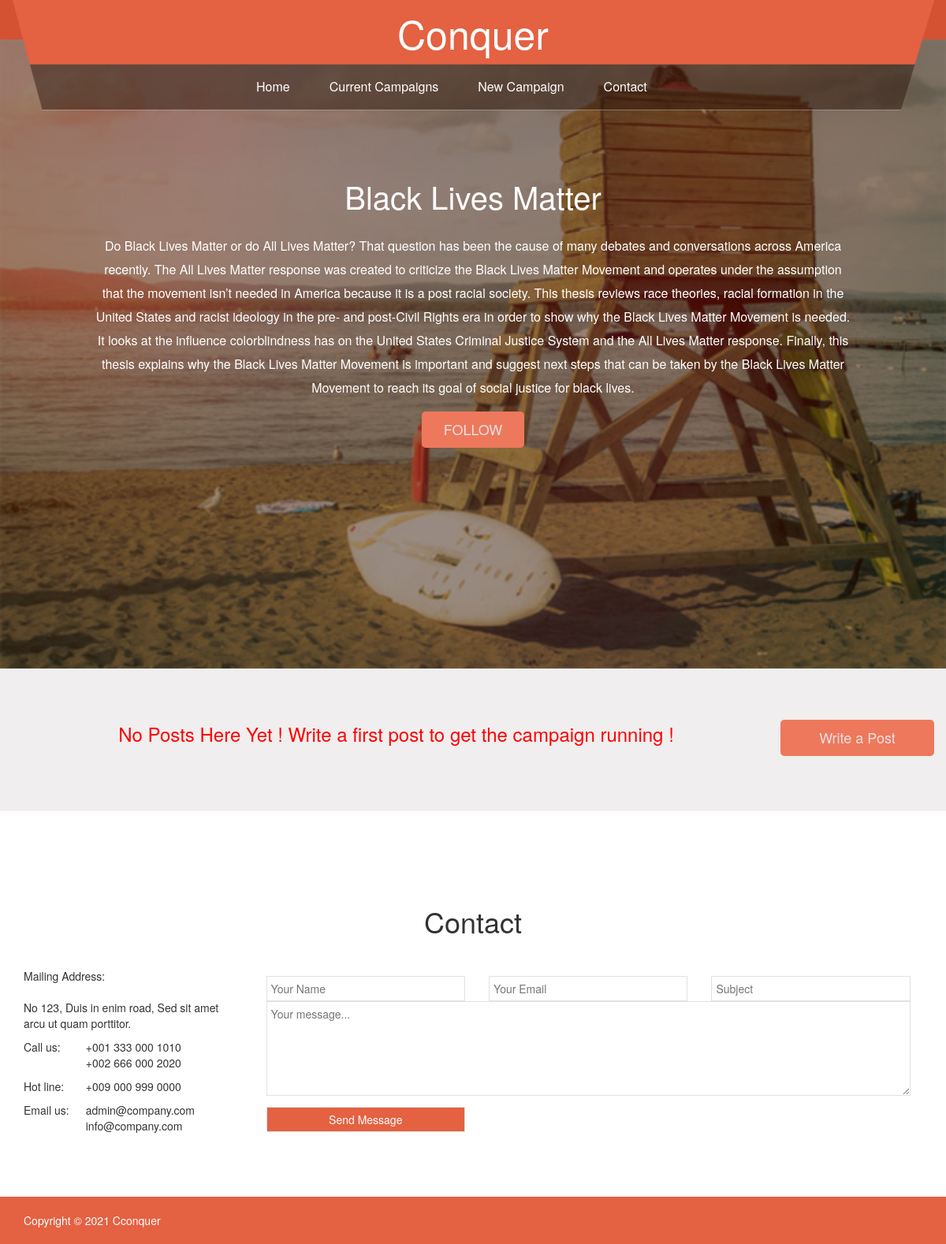
/campaign.php?id=4 (signed in), run on the app's committed database.
### tables this page shows
CREATE TABLE `tb_camp` (
  `camp_id` int(10) NOT NULL,
  `camp_name` varchar(200) NOT NULL,
  `camp_desc` varchar(1000) NOT NULL,
  `camp_by` varchar(10) NOT NULL,
  `camp_photo` varchar(30) NOT NULL,
  `camp_status` varchar(50) NOT NULL,
  `camp_date` date NOT NULL
);

### campaign.php (the view, shortened to what this page needs)
<?php
include('include/header_s.php');
include('config.php');
?>
      </div>
    </div>
  </div>
  <div class="templatemo_headerimage">
    <div class="flexslider">
      <ul class="slides">
        <li><img src="images/slider/1.jpg" alt="Slide 1"></li>
      </ul>
    </div>
  </div>
  <?php
    $idd = $_GET['id'];
      $query = "SELECT * FROM `tb_camp` WHERE camp_id = $idd";
      $result = mysqli_query($con, $query);
      while($row = $result->fetch_assoc()){
      ?>
  <div class="slider-caption">
    <div class="templatemo_homewrapper">
      <div class="templatemo_hometitle"><?php echo $row['camp_name']; ?></div>
      <div class="templatemo_hometext"><?php echo $row['camp_desc']; ?></div>
      <div class="templatemo_homebutton">
      <?php
      $us_id = $_SESSION['user_id'];
      $queryy = "SELECT * FROM `tb_follower` WHERE `follow_camp_id` = $idd AND `follow_user_id` = $us_id";
      $check = mysqli_query($con, $queryy);
      if(mysqli_num_rows($check) < 1) {
        ?>
      <a href="follow.php?id=<?php echo $row['camp_id']; ?>">FOLLOW</a>
      <?php } else { ?>
      <a href="unfollow.php?id=<?php echo $row['camp_id']; ?>">UNFOLLOW</a>
      <?php } ?></div>
      </div>
  </div>
  <?php } ?>
<div class="templatemo_servicewrapper" id="templatemo_service_page">
  <div class="container">
  <div class="row"><div class="col-md-10"> <?php
        $querys = "SELECT * FROM `tb_post` WHERE `post_camp` = $idd";
        $results = mysqli_query($con,$querys);
        if(mysqli_num_rows($results) < 1)
        { ?>
            <h3 style="color:red;"> No Posts Here Yet ! Write a first post to get the campaign running !</h3>
        <? } ?></div><div class="templatemo_homebutton col-md-2"><a href="new_post.php?id=<?php echo $idd; ?>">Write a Post</a></div></div>
  </div>
<?php include('include/footer.php'); ?>
<link href="//netdna.bootstrapcdn.com/bootstrap/3.2.0/css/bootstrap.min.css" rel="stylesheet" id="bootstrap-css">
<link rel="stylesheet" href="http://cdnjs.cloudflare.com/ajax/libs/font-awesome/4.1.0/css/font-awesome.min.css"/>

### css/templatemo_misc.css (style rules this page uses)
.slides,.flex-control-nav,.flex-direction-nav { margin:0; padding:0; list-style:none; }
.flexslider { margin:0; padding:0; }
.flexslider .slides > li { display:none; -webkit-backface-visibility:hidden; }
.flexslider .slides img { width:100%; display:block; }
.slides:after { content:"\0020"; display:block; clear:both; visibility:hidden; line-height:0; height:0; }
.flexslider { margin:0 0 60px; background:#fff; position:relative; zoom:1; }
.flexslider .slides { zoom:1; }

### css/templatemo_style.css (style rules this page uses)
body { font:14px/1.85em 'Open Sans',Arial,Helvetice Neue,sans-serif; color:#888888; font-weight:300; font-style:normal; -webkit-font-smoothing:antialiased; -webkit-text-size-adjust:100%; }
a,a:hover,a:focus { text-decoration:none; -webkit-transition:all 150ms ease-in; -moz-transition:all 150ms ease-in; -o-transition:all 150ms ease-in; transition:all 150ms ease-in; }
h1,h2,h3,h4,h5,h6 { font-family:'Open Sans',Arial,Helvetice Neue,sans-serif; }
.templatemo_headerimage { width:100%; margin-top:50px; position:relative; }
.templatemo_headerimage img { width:100%; }
.templatemo_hometitle { text-align:center; margin-bottom:20px; }
.templatemo_hometext { text-align:center; margin:0 auto; }
.templatemo_homebutton { background:#ee785c; padding:15px 0; text-align:center; font-size:20px; border-radius:5px; width:150px; color:#e3e3e3; }
.templatemo_homebutton a { color:#e3e3e3; }
.templatemo_servicewrapper { background:#f0eeee; padding:50px 0 50px 0; width:100%; text-align:center; }
.flexslider ul { padding:0; }
.flexslider ul li { padding:0; }
.slider-caption { position:absolute; vertical-align:middle; width:100%; text-align:center; z-index:8; color:#fff; top:180px; }
.flexslider { background-color:#371604; overflow:hidden; margin:0; }
.flexslider img { position:relative; opacity:0.5; width:100%; z-index:7; }
@media (min-width:768px) { .templatemo_headerimage { margin-top:35px; } }
@media (min-width:992px) { .templatemo_headerimage { margin-top:50px; } }
@media (min-width:992px) { .templatemo_homewrapper { display:block; } }
@media (min-width:992px) { .templatemo_homewrapper { top:0%; width:100%; } }
@media (min-width:992px) { .templatemo_hometitle { font-size:26px; margin-top:10px; } }
@media (min-width:992px) { .templatemo_hometext { text-align:center; font-size:16px; margin:0 auto; width:90%; } }
@media (min-width:992px) { .templatemo_homebutton { margin:40px auto 0 auto; padding:10px 0; font-size:18px; width:130px; } }
@media (min-width:1200px) { .templatemo_homewrapper { top:0%; width:100%; } }
@media (min-width:1200px) { .templatemo_hometitle { font-size:40px; margin-top:40px; } }
@media (min-width:1200px) { .templatemo_hometext { text-align:center; font-size:16px; margin:0 auto; width:80%; line-height:30px; } }
@media (min-width:1200px) { .templatemo_homebutton { margin:40px auto 20px auto; font-size:18px; } }

### css/styles.css (style rules this page uses)
ol,ul { list-style:none; }
img { border:0; max-width:100%; }

### campaign.php (style rules this page uses)
.templatemo_homebutton { margin: 15px auto 20px auto; }

### data on the page
tb_camp: camp_name "Black Lives Matter", camp_desc "Do Black Lives Matter or do All Lives Matter? That question has been the cause of many debates and conversations across America recently. The All Lives Matter response was created to criticize the Black Lives Matter Movement and operates under the assumption that the movement isn’t needed in America because it is a post racial society. This thesis reviews race theories, racial formation in the United States and racist ideology in the pre- and post-Civil Rights era in order to show why the Black Lives Matter Movement is needed. It looks at the influence colorblindness has on the United States Criminal Justice System and the All Lives Matter response. Finally, this thesis explains why the…"
